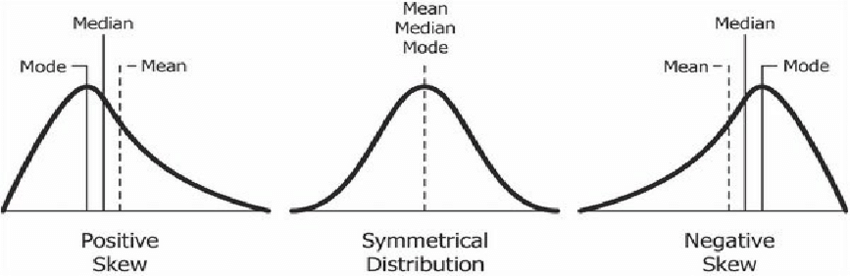
#> input picture Statistics & Probability/Skew/images/skew.png, 850 x 276 px, found by its file name
$ jupyter execute 'skew symmetric matrix.ipynb'
#> lines starting #> are read from the running program, lines starting #| are printed output that depends on the picture
1. [Skew Symmetric Matrix](#skew-symmetric-matrix)

#### Skew Symmetric Matrix:
- a `matrix A` when `transposed` produces the `-ve` of same matrix `A`
    - elements moved from rows to columns and columns to rows produces the -ve of the same matrix
    - `A = Aᵀ`
- elements are `mirrored` across the main diagonal
- the `prinicpal diagonal elements` contain `0`
- `square matrix`

`Properties`:
- `eigenvalues` of a skew-symmetric matrix are either `0` or purely `imaginary`
- `determinant` of a skew-symmetric matrix
    - if `size` of the matrix is `odd` = `0`
    - if `size` of the matrix is `even`, `product` of the `eigenvalues`
- `eigenvectors` corresponding to distinct `non-zero eigenvalues` of a skew-symmetric matrix are `orthogonal`.

[cell 1]
from PIL import Image
from IPython.display import display

img = Image.open('images/skew.png')
#> img is the input picture: PIL image 850x276 P; mean R, G, B 240.8, 240.8, 240.8
new_image = img.resize((395, 180))
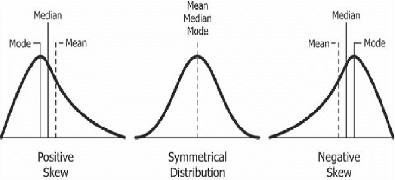
#> new_image: PIL image 395x180 P; mean R, G, B 240.8, 240.7, 240.8
display(new_image)
